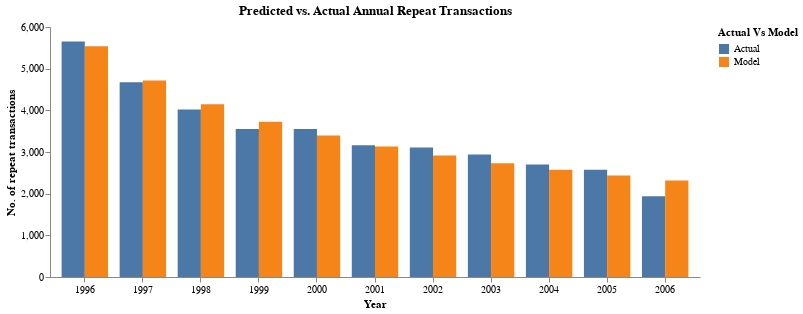

Write notebook code for a chart like this one.
### Code cell
(
    alt.Chart(yearly_repeat).mark_bar().encode(
        x=alt.X('Year', axis=alt.Axis(labelAngle=0)),
        y=alt.Y('Repeat Trans', title='No. of repeat transactions'),
        color='Actual Vs Model',
        xOffset='Actual Vs Model'
    ).properties(
            width=650,
            height=250,
            title='Predicted vs. Actual Annual Repeat Transactions'
    ).configure_view(stroke=None).configure_axisY(grid=False).configure_axisX(grid=False)  
)

### Figure 1 — Vega-Lite specification as saved in the notebook (floating-point values rounded to 4 significant figures)
{"$schema": "https://vega.github.io/schema/vega-lite/v5.20.1.json", "config": {"axisX": {"grid": false}, "axisY": {"grid": false}, "view": {"continuousHeight": 300, "continuousWidth": 300, "stroke": null}}, "data": {"name": "data-8a008725596d24418e8f47d884237772"}, "datasets": {"data-8a008725596d24418e8f47d884237772": [{"Actual Vs Model": "Actual", "Repeat Trans": 5652, "Year": "1996"}, {"Actual Vs Model": "Actual", "Repeat Trans": 4674, "Year": "1997"}, {"Actual Vs Model": "Actual", "Repeat Trans": 4019, "Year": "1998"}, {"Actual Vs Model": "Actual", "Repeat Trans": 3552, "Year": "1999"}, {"Actual Vs Model": "Actual", "Repeat Trans": 3555, "Year": "2000"}, {"Actual Vs Model": "Actual", "Repeat Trans": 3163, "Year": "2001"}, {"Actual Vs Model": "Actual", "Repeat Trans": 3110, "Year": "2002"}, {"Actual Vs Model": "Actual", "Repeat Trans": 2938, "Year": "2003"}, {"Actual Vs Model": "Actual", "Repeat Trans": 2703, "Year": "2004"}, {"Actual Vs Model": "Actual", "Repeat Trans": 2573, "Year": "2005"}, {"Actual Vs Model": "Actual", "Repeat Trans": 1936, "Year": "2006"}, {"Actual Vs Model": "Model", "Repeat Trans": 5536.0, "Year": "1996"}, {"Actual Vs Model": "Model", "Repeat Trans": 4717.0, "Year": "1997"}, {"Actual Vs Model": "Model", "Repeat Trans": 4148.0, "Year": "1998"}, {"Actual Vs Model": "Model", "Repeat Trans": 3725.0, "Year": "1999"}, {"Actual Vs Model": "Model", "Repeat Trans": 3396.0, "Year": "2000"}, {"Actual Vs Model": "Model", "Repeat Trans": 3132.0, "Year": "2001"}, {"Actual Vs Model": "Model", "Repeat Trans": 2914.0, "Year": "2002"}, {"Actual Vs Model": "Model", "Repeat Trans": 2730.0, "Year": "2003"}, {"Actual Vs Model": "Model", "Repeat Trans": 2574.0, "Year": "2004"}, {"Actual Vs Model": "Model", "Repeat Trans": 2438.0, "Year": "2005"}, {"Actual Vs Model": "Model", "Repeat Trans": 2319.0, "Year": "2006"}]}, "encoding": {"color": {"field": "Actual Vs Model", "type": "nominal"}, "x": {"axis": {"labelAngle": 0}, "field": "Year", "type": "nominal"}, "xOffset": {"field": "Actual Vs Model", "type": "nominal"}, "y": {"field": "Repeat Trans", "title": "No. of repeat transactions", "type": "quantitative"}}, "height": 250, "mark": {"type": "bar"}, "title": "Predicted vs. Actual Annual Repeat Transactions", "width": 650}
